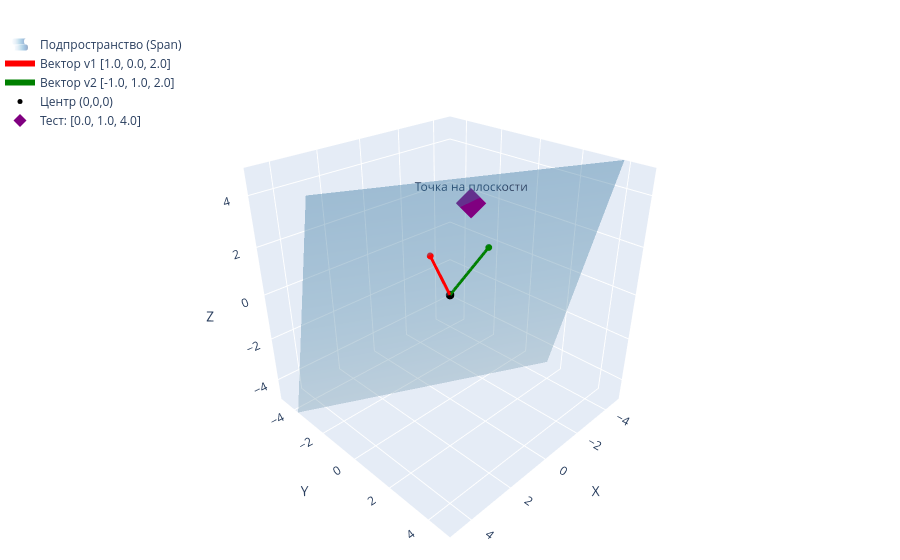

Write notebook code for a chart like this one.
### Code cell
# Пример 2: С точкой, которая лежит на плоскости (сумма v1 + v2)
tp_on = np.array(v1) + np.array(v2)
visualize_span(v1, v2, test_point=tp_on)

### Figure 1 — Plotly figure (JSON) as saved in the notebook; plotly's stock layout.template omitted (floating-point values rounded to 4 significant figures; data arrays with more than 128 entries replaced by an {"elided": "..."} marker saying what was removed)
{"data": [{"colorscale": [[0.0, "rgb(247,251,255)"], [0.125, "rgb(222,235,247)"], [0.25, "rgb(198,219,239)"], [0.375, "rgb(158,202,225)"], [0.5, "rgb(107,174,214)"], [0.625, "rgb(66,146,198)"], [0.75, "rgb(33,113,181)"], [0.875, "rgb(8,81,156)"], [1.0, "rgb(8,48,107)"]], "name": "Подпространство (Span)", "opacity": 0.4, "showlegend": true, "showscale": false, "x": {"elided": "30x30 float values"}, "y": {"elided": "30x30 float values"}, "z": {"elided": "30x30 float values"}, "type": "surface"}, {"line": {"color": "red", "width": 6}, "marker": {"size": 4}, "mode": "lines+markers", "name": "Вектор v1 [1.0, 0.0, 2.0]", "x": [0, 1.0], "y": [0, 0.0], "z": [0, 2.0], "type": "scatter3d"}, {"line": {"color": "green", "width": 6}, "marker": {"size": 4}, "mode": "lines+markers", "name": "Вектор v2 [-1.0, 1.0, 2.0]", "x": [0, -1.0], "y": [0, 1.0], "z": [0, 2.0], "type": "scatter3d"}, {"marker": {"color": "black", "size": 5}, "mode": "markers", "name": "Центр (0,0,0)", "x": [0], "y": [0], "z": [0], "type": "scatter3d"}, {"marker": {"color": "purple", "size": 10, "symbol": "diamond"}, "mode": "markers+text", "name": "Тест: [0.0, 1.0, 4.0]", "text": ["Точка на плоскости"], "textposition": "top center", "x": [0.0], "y": [1.0], "z": [4.0], "type": "scatter3d"}], "layout": {"scene": {"xaxis": {"range": [-5, 5], "title": {"text": "X"}}, "yaxis": {"range": [-5, 5], "title": {"text": "Y"}}, "zaxis": {"range": [-5, 5], "title": {"text": "Z"}}, "camera": {"eye": {"x": 1.5, "y": 1.5, "z": 1.2}}, "aspectmode": "cube"}, "margin": {"l": 0, "r": 0, "b": 0, "t": 30}, "legend": {"x": 0, "y": 1}}}
